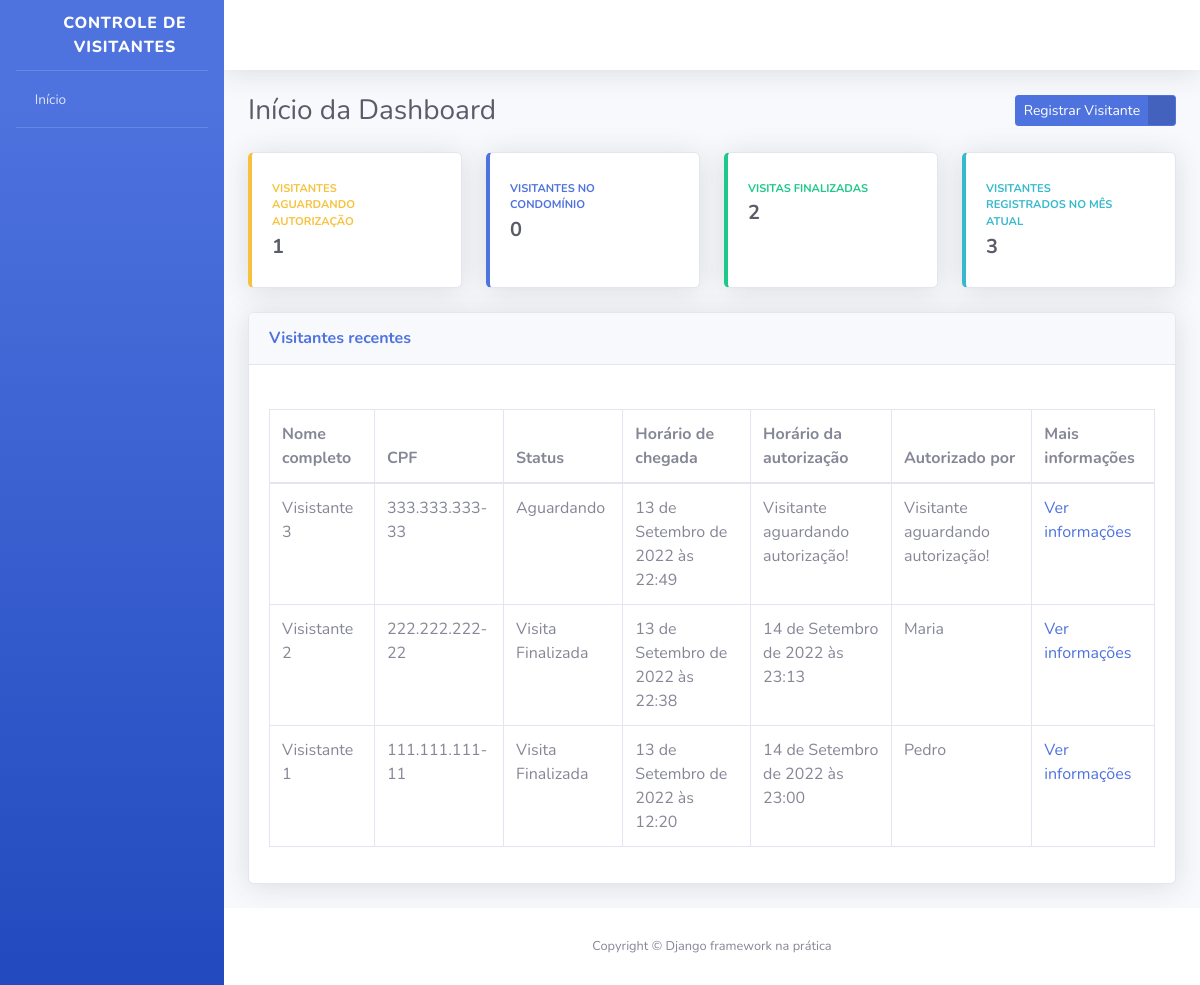
/ (signed in), run on the app's committed database.
### apps/visitantes/models.py (models this page shows, shortened)
class Visitante(models.Model):
    STATUS_VISITANTE = [
        ("AGUARDANDO", "Aguardando"),
        ("EM_VISITA", "Em visita"),
        ("FINALIZADO", "Visita Finalizada")
        ]
    status = models.CharField(verbose_name="Status", max_length=10, choices=STATUS_VISITANTE, default="AGUARDANDO")
    nome_completo = models.CharField(verbose_name="Nome completo do visitante", max_length=194)
    cpf = models.CharField(verbose_name="CPF", max_length=11)
    data_nascimento = models.DateField(verbose_name="Data de nascimento", auto_now=False, auto_now_add=False)
    numero_casa = models.PositiveBigIntegerField(verbose_name="Número da casa")
    placa_veiculo = models.CharField(verbose_name="Placa do veículo", max_length=7, blank=True, null=True)
    horario_chegada = models.DateTimeField(verbose_name="Horário de chegada", auto_now_add=True)
    horario_saida = models.DateTimeField(verbose_name="Horário de saída", auto_now=False, blank=True, null=True)
    horario_autorizacao = models.DateTimeField(verbose_name="Horário de autorização da entrada", auto_now=False, blank=True, null=True)
    morador_responsavel = models.CharField(verbose_name="Morador responsável por autorizar a entrada do visitante", max_length=194, blank=True)
    registrado_por = models.ForeignKey("porteiros.Porteiro", verbose_name="Reponsável pelo registro", on_delete=models.PROTECT)
    def get_horario_autorizacao(self):
        if self.horario_autorizacao:
            return self.horario_autorizacao
        return "Visitante aguardando autorização!"
    def get_morador_responsavel(self):
        if self.morador_responsavel:
            return self.morador_responsavel
        return "Visitante aguardando autorização!"
    def get_cpf(self):
        if self.cpf:
            cpf = str(self.cpf)
            cpf_parte_1 = cpf[0:3]
            cpf_parte_2 = cpf[3:6]
            cpf_parte_3 = cpf[6:9]
            cpf_parte_4 = cpf[9:]
            cpf_formatado = f"{cpf_parte_1}.{cpf_parte_2}.{cpf_parte_3}-{cpf_parte_4}"
            return cpf_formatado
    class Meta:
        verbose_name = "Visitante"
        verbose_name_plural = "Visitantes"
        db_table = "visitante"

### apps/dashboard/views.py (the view)
# urls.py: path("", index, name="index"),
@login_required
def index(request):
    todos_visitantes = Visitante.objects.order_by("-horario_chegada")
    visitantes_aguardando = todos_visitantes.filter(status = "AGUARDANDO")
    visitantes_em_visita = todos_visitantes.filter(status = "EM_VISITA")
    visitantes_finalizado = todos_visitantes.filter(status ="FINALIZADO")
    hora_atual = timezone.now()
    mes_atual = hora_atual.month
    visitantes_mes = todos_visitantes.filter(horario_chegada__month = mes_atual)
    context = {
        'nome_pagina': "Início da Dashboard",
        'todos_visitantes': todos_visitantes,
        'visitantes_aguardando': visitantes_aguardando.count(),
        'visitantes_em_visita': visitantes_em_visita.count(),
        'visitantes_finalizado': visitantes_finalizado.count(),
        'visitantes_mes': visitantes_mes.count(),
        }
    return render(request, "index.html", context)

### templates/index.html (shortened to what this page needs)
{% extends 'base.html' %}
{% block conteudo %}
<div class="container-fluid">
    <div class="d-sm-flex align-items-center justify-content-between mb-4">
        <h1 class="h3 mb-0 text-gray-800">{{ nome_pagina }}</h1>
        <a href="{% url 'registrar_visitante' %}" class="btn btn-primary btn-icon-split btn-sm">
            <span class="text">Registrar Visitante</span>
            <span class="icon text-white-50">
                <i class="fas fa-user-plus"></i>
            </span>
        </a>
    </div>
    <div class="row">
        <div class="col-xl-3 col-md-6 mb-4">
            <div class="card border-left-warning shadow h-100 py-2">
                <div class="card-body">
                    <div class="row no-gutters align-items-center">
                        <div class="col mr-2">
                            <div class="text-xs font-weight-bold text-warning text-uppercase mb-1">Visitantes aguardando autorização</div>
                            <div class="h5 mb-0 font-weight-bold text-gray-800">{{ visitantes_aguardando }}</div>
                        </div>
                        <div class="col-auto">
                            <i class="fas fa-user-lock fa-2x text-gray-300"></i>
                        </div>
                    </div>
                </div>
            </div>
        </div>
        <div class="col-xl-3 col-md-6 mb-4">
            <div class="card border-left-primary shadow h-100 py-2">
                <div class="card-body">
                    <div class="row no-gutters align-items-center">
                        <div class="col mr-2">
                            <div class="text-xs font-weight-bold text-primary text-uppercase mb-1">Visitantes no condomínio</div>
                            <div class="h5 mb-0 font-weight-bold text-gray-800">{{ visitantes_em_visita }}</div>
                        </div>
                        <div class="col-auto">
                            <i class="fas fa-user-clock fa-2x text-gray-300"></i>
                        </div>
                    </div>
                </div>
            </div>
        </div>
        <div class="col-xl-3 col-md-6 mb-4">
            <div class="card border-left-success shadow h-100 py-2">
                <div class="card-body">
                    <div class="row no-gutters align-items-center">
                        <div class="col mr-2">
                            <div class="text-xs font-weight-bold text-success text-uppercase mb-1">Visitas finalizadas</div>
                            <div class="h5 mb-0 font-weight-bold text-gray-800">{{ visitantes_finalizado }}</div>
                        </div>
                        <div class="col-auto">
                            <i class="fas fa-user-check fa-2x text-gray-300"></i>
                        </div>
                    </div>
                </div>
            </div>
        </div>
        <div class="col-xl-3 col-md-6 mb-4">
            <div class="card border-left-info shadow h-100 py-2">
                <div class="card-body">
                    <div class="row no-gutters align-items-center">
                        <div class="col mr-2">
                            <div class="text-xs font-weight-bold text-info text-uppercase mb-1">Visitantes registrados no mês atual</div>
                            <div class="h5 mb-0 font-weight-bold text-gray-800">{{ visitantes_mes }}</div>
                        </div>
                        <div class="col-auto">
                            <i class="fas fa-users fa-2x text-gray-300"></i>
                        </div>
                    </div>
                </div>
            </div>
        </div>
    </div>
    <div class="card shadow mb-4">
        <div class="card-header py-3 d-sm-flex align-items-center justify-content-between mb-4">
            <h6 class="m-0 font-weight-bold text-primary">Visitantes recentes</h6>
        </div>
        <div class="card-body">
            <div class="table-responsive">
                <table class="table table-bordered">
                    <thead>
                        <th>Nome completo</th>
                        <th>CPF</th>
                        <th>Status</th>
                        <th>Horário de chegada</th>
                        <th>Horário da autorização</th>
                        <th>Autorizado por</th>
                        <th>Mais informações</th>
                    </thead>
                    <tbody>
                        {% for visitante in todos_visitantes %}
                            <tr>
                                <td>{{ visitante.nome_completo }}</td>
                                <td>{{ visitante.get_cpf }}</td>
                                <td>{{ visitante.get_status_display }}</td>
                                <td>{{ visitante.horario_chegada }}</td>
                                <td>{{ visitante.get_horario_autorizacao }}</td>
                                <td>{{ visitante.get_morador_responsavel }}</td>
                                <td>
                                    <a href="{% url 'informacoes_visitante' id=visitante.id %}">
                                        Ver informações
                                    </a>
                                </td>
                            </tr>
                        {% endfor%}
                    </tbody>
                </table>
            </div>
        </div>
    </div>
</div>
{% endblock conteudo %}

### data on the page
Visitante: nome_completo "Visistante 3", get_cpf "333.333.333-33", status "Aguardando", horario_chegada "13 de Setembro de 2022 às 22:49", get_horario_autorizacao "Visitante aguardando autorização!", get_morador_responsavel "Visitante aguardando autorização!"
Visitante: nome_completo "Visistante 2", get_cpf "222.222.222-22", status "Visita Finalizada", horario_chegada "13 de Setembro de 2022 às 22:38", get_horario_autorizacao "14 de Setembro de 2022 às 23:13", get_morador_responsavel "Maria"
Visitante: nome_completo "Visistante 1", get_cpf "111.111.111-11", status "Visita Finalizada", horario_chegada "13 de Setembro de 2022 às 12:20", get_horario_autorizacao "14 de Setembro de 2022 às 23:00", get_morador_responsavel "Pedro"

### other printed values
{{ nome_pagina }} "Início da Dashboard"
{{ visitantes_aguardando }} "1"
{{ visitantes_em_visita }} "0"
{{ visitantes_finalizado }} "2"
{{ visitantes_mes }} "3"
